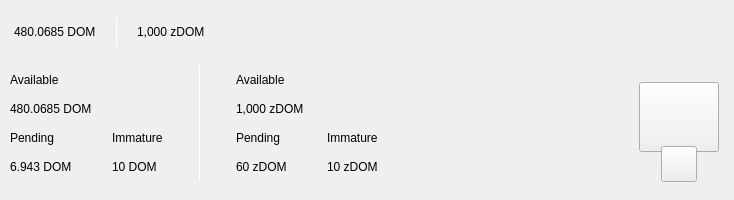
<?xml version="1.0" encoding="UTF-8"?>
<ui version="4.0">
 <class>TopBar</class>
 <widget class="QWidget" name="TopBar">
  <property name="geometry">
   <rect>
    <x>0</x>
    <y>0</y>
    <width>734</width>
    <height>200</height>
   </rect>
  </property>
  <property name="minimumSize">
   <size>
    <width>0</width>
    <height>200</height>
   </size>
  </property>
  <property name="maximumSize">
   <size>
    <width>16777215</width>
    <height>200</height>
   </size>
  </property>
  <property name="windowTitle">
   <string>Form</string>
  </property>
  <layout class="QVBoxLayout" name="verticalLayout_10" stretch="0">
   <property name="spacing">
    <number>0</number>
   </property>
   <property name="leftMargin">
    <number>0</number>
   </property>
   <property name="topMargin">
    <number>0</number>
   </property>
   <property name="rightMargin">
    <number>0</number>
   </property>
   <property name="bottomMargin">
    <number>0</number>
   </property>
   <item>
    <widget class="QWidget" name="containerTop" native="true">
     <layout class="QVBoxLayout" name="verticalLayout_11">
      <property name="spacing">
       <number>0</number>
      </property>
      <property name="leftMargin">
       <number>0</number>
      </property>
      <property name="topMargin">
       <number>0</number>
      </property>
      <property name="rightMargin">
       <number>0</number>
      </property>
      <property name="bottomMargin">
       <number>0</number>
      </property>
      <item>
       <widget class="QWidget" name="top_container_2" native="true">
        <property name="minimumSize">
         <size>
          <width>0</width>
          <height>65</height>
         </size>
        </property>
        <layout class="QHBoxLayout" name="top_container">
         <property name="spacing">
          <number>0</number>
         </property>
         <property name="leftMargin">
          <number>14</number>
         </property>
         <property name="topMargin">
          <number>0</number>
         </property>
         <property name="rightMargin">
          <number>14</number>
         </property>
         <property name="bottomMargin">
          <number>0</number>
         </property>
         <item alignment="Qt::AlignVCenter">
          <widget class="QWidget" name="widgetTopAmount" native="true">
           <property name="sizePolicy">
            <sizepolicy hsizetype="Preferred" vsizetype="Maximum">
             <horstretch>0</horstretch>
             <verstretch>0</verstretch>
            </sizepolicy>
           </property>
           <layout class="QHBoxLayout" name="horizontalLayout_5">
            <property name="spacing">
             <number>0</number>
            </property>
            <property name="leftMargin">
             <number>0</number>
            </property>
            <property name="topMargin">
             <number>0</number>
            </property>
            <property name="rightMargin">
             <number>0</number>
            </property>
            <property name="bottomMargin">
             <number>0</number>
            </property>
            <item alignment="Qt::AlignTop">
             <widget class="QLabel" name="labelAmountTopDom">
              <property name="minimumSize">
               <size>
                <width>0</width>
                <height>36</height>
               </size>
              </property>
              <property name="styleSheet">
               <string notr="true">padding:0px;margin:0px;</string>
              </property>
              <property name="text">
               <string>480.0685 DOM</string>
              </property>
             </widget>
            </item>
            <item>
             <spacer name="horizontalSpacer_11">
              <property name="orientation">
               <enum>Qt::Horizontal</enum>
              </property>
              <property name="sizeType">
               <enum>QSizePolicy::Fixed</enum>
              </property>
              <property name="sizeHint" stdset="0">
               <size>
                <width>20</width>
                <height>20</height>
               </size>
              </property>
             </spacer>
            </item>
            <item alignment="Qt::AlignVCenter">
             <widget class="QLabel" name="label_16">
              <property name="minimumSize">
               <size>
                <width>1</width>
                <height>30</height>
               </size>
              </property>
              <property name="maximumSize">
               <size>
                <width>1</width>
                <height>30</height>
               </size>
              </property>
              <property name="styleSheet">
               <string notr="true">background-color:white;
padding:0px;
border:none;</string>
              </property>
              <property name="text">
               <string/>
              </property>
             </widget>
            </item>
            <item>
             <spacer name="horizontalSpacer_12">
              <property name="orientation">
               <enum>Qt::Horizontal</enum>
              </property>
              <property name="sizeType">
               <enum>QSizePolicy::Fixed</enum>
              </property>
              <property name="sizeHint" stdset="0">
               <size>
                <width>20</width>
                <height>20</height>
               </size>
              </property>
             </spacer>
            </item>
            <item alignment="Qt::AlignTop">
             <widget class="QLabel" name="labelAmountTopzDom">
              <property name="minimumSize">
               <size>
                <width>0</width>
                <height>36</height>
               </size>
              </property>
              <property name="text">
               <string>1,000 zDOM</string>
              </property>
             </widget>
            </item>
           </layout>
          </widget>
         </item>
         <item>
          <spacer name="horizontalSpacer">
           <property name="orientation">
            <enum>Qt::Horizontal</enum>
           </property>
           <property name="sizeHint" stdset="0">
            <size>
             <width>40</width>
             <height>20</height>
            </size>
           </property>
          </spacer>
         </item>
         <item>
          <layout class="QHBoxLayout" name="horizontalLayout_4">
           <property name="spacing">
            <number>12</number>
           </property>
           <property name="rightMargin">
            <number>0</number>
           </property>
           <item alignment="Qt::AlignRight">
            <widget class="QWidget" name="layoutSync" native="true">
             <property name="minimumSize">
              <size>
               <width>0</width>
               <height>36</height>
              </size>
             </property>
             <property name="maximumSize">
              <size>
               <width>16777215</width>
               <height>36</height>
              </size>
             </property>
             <layout class="QVBoxLayout" name="verticalLayout_9">
              <property name="leftMargin">
               <number>0</number>
              </property>
              <property name="topMargin">
               <number>0</number>
              </property>
              <property name="rightMargin">
               <number>0</number>
              </property>
              <property name="bottomMargin">
               <number>0</number>
              </property>
              <item>
               <widget class="ExpandableButton" name="pushButtonSync" native="true">
                <property name="minimumSize">
                 <size>
                  <width>36</width>
                  <height>36</height>
                 </size>
                </property>
                <property name="maximumSize">
                 <size>
                  <width>16777215</width>
                  <height>36</height>
                 </size>
                </property>
               </widget>
              </item>
             </layout>
            </widget>
           </item>
           <item>
            <widget class="ExpandableButton" name="pushButtonMint" native="true">
             <property name="minimumSize">
              <size>
               <width>36</width>
               <height>36</height>
              </size>
             </property>
            </widget>
           </item>
           <item>
            <widget class="ExpandableButton" name="pushButtonStack" native="true">
             <property name="minimumSize">
              <size>
               <width>36</width>
               <height>36</height>
              </size>
             </property>
            </widget>
           </item>
           <item>
            <widget class="ExpandableButton" name="pushButtonConnection" native="true">
             <property name="minimumSize">
              <size>
               <width>36</width>
               <height>36</height>
              </size>
             </property>
            </widget>
           </item>
           <item>
            <widget class="ExpandableButton" name="pushButtonLock" native="true">
             <property name="sizePolicy">
              <sizepolicy hsizetype="Expanding" vsizetype="Expanding">
               <horstretch>0</horstretch>
               <verstretch>0</verstretch>
              </sizepolicy>
             </property>
             <property name="minimumSize">
              <size>
               <width>36</width>
               <height>0</height>
              </size>
             </property>
            </widget>
           </item>
           <item>
            <widget class="ExpandableButton" name="pushButtonTheme" native="true">
             <property name="minimumSize">
              <size>
               <width>36</width>
               <height>36</height>
              </size>
             </property>
             <property name="maximumSize">
              <size>
               <width>16777215</width>
               <height>36</height>
              </size>
             </property>
            </widget>
           </item>
           <item>
            <widget class="ExpandableButton" name="pushButtonFAQ" native="true">
             <property name="minimumSize">
              <size>
               <width>36</width>
               <height>36</height>
              </size>
             </property>
            </widget>
           </item>
          </layout>
         </item>
        </layout>
       </widget>
      </item>
      <item>
       <widget class="QWidget" name="bottom_container" native="true">
        <property name="minimumSize">
         <size>
          <width>0</width>
          <height>135</height>
         </size>
        </property>
        <layout class="QHBoxLayout" name="botton_container">
         <property name="leftMargin">
          <number>10</number>
         </property>
         <property name="topMargin">
          <number>0</number>
         </property>
         <property name="rightMargin">
          <number>10</number>
         </property>
         <property name="bottomMargin">
          <number>10</number>
         </property>
         <item>
          <layout class="QHBoxLayout" name="horizontalLayout_3">
           <property name="bottomMargin">
            <number>9</number>
           </property>
           <item>
            <layout class="QVBoxLayout" name="verticalLayout_7">
             <property name="spacing">
              <number>0</number>
             </property>
             <property name="leftMargin">
              <number>0</number>
             </property>
             <property name="rightMargin">
              <number>30</number>
             </property>
             <item>
              <layout class="QVBoxLayout" name="verticalLayout_2">
               <item>
                <widget class="QLabel" name="labelTitle1">
                 <property name="text">
                  <string>Available</string>
                 </property>
                </widget>
               </item>
               <item>
                <widget class="QLabel" name="labelAmountDom">
                 <property name="text">
                  <string>480.0685 DOM</string>
                 </property>
                </widget>
               </item>
              </layout>
             </item>
             <item>
              <layout class="QHBoxLayout" name="horizontalLayout_2">
               <property name="spacing">
                <number>0</number>
               </property>
               <item>
                <layout class="QVBoxLayout" name="verticalLayout_3">
                 <item>
                  <widget class="QLabel" name="labelTitle3">
                   <property name="text">
                    <string>Pending</string>
                   </property>
                  </widget>
                 </item>
                 <item>
                  <widget class="QLabel" name="labelPendingDom">
                   <property name="text">
                    <string>6.943 DOM</string>
                   </property>
                  </widget>
                 </item>
                </layout>
               </item>
               <item>
                <spacer name="horizontalSpacer_3">
                 <property name="orientation">
                  <enum>Qt::Horizontal</enum>
                 </property>
                 <property name="sizeType">
                  <enum>QSizePolicy::Fixed</enum>
                 </property>
                 <property name="sizeHint" stdset="0">
                  <size>
                   <width>40</width>
                   <height>20</height>
                  </size>
                 </property>
                </spacer>
               </item>
               <item>
                <layout class="QVBoxLayout" name="verticalLayout_4">
                 <item>
                  <widget class="QLabel" name="labelTitle4">
                   <property name="text">
                    <string>Immature</string>
                   </property>
                  </widget>
                 </item>
                 <item>
                  <widget class="QLabel" name="labelImmatureDom">
                   <property name="text">
                    <string>10 DOM</string>
                   </property>
                  </widget>
                 </item>
                </layout>
               </item>
              </layout>
             </item>
            </layout>
           </item>
           <item>
            <widget class="QLabel" name="label_9">
             <property name="minimumSize">
              <size>
               <width>1</width>
               <height>100</height>
              </size>
             </property>
             <property name="maximumSize">
              <size>
               <width>1</width>
               <height>16777215</height>
              </size>
             </property>
             <property name="styleSheet">
              <string notr="true">background-color:white;
padding:0px;
border:none;</string>
             </property>
             <property name="text">
              <string/>
             </property>
            </widget>
           </item>
           <item>
            <layout class="QVBoxLayout" name="verticalLayout_8">
             <property name="spacing">
              <number>0</number>
             </property>
             <property name="leftMargin">
              <number>30</number>
             </property>
             <item>
              <layout class="QVBoxLayout" name="verticalLayout">
               <item>
                <widget class="QLabel" name="labelTitle2">
                 <property name="text">
                  <string>Available</string>
                 </property>
                </widget>
               </item>
               <item>
                <widget class="QLabel" name="labelAmountzDom">
                 <property name="text">
                  <string>1,000 zDOM</string>
                 </property>
                </widget>
               </item>
              </layout>
             </item>
             <item>
              <layout class="QHBoxLayout" name="horizontalLayout">
               <property name="spacing">
                <number>0</number>
               </property>
               <item>
                <layout class="QVBoxLayout" name="verticalLayout_5">
                 <item>
                  <widget class="QLabel" name="labelTitle5">
                   <property name="text">
                    <string>Pending</string>
                   </property>
                  </widget>
                 </item>
                 <item>
                  <widget class="QLabel" name="labelPendingzDom">
                   <property name="text">
                    <string>60 zDOM</string>
                   </property>
                  </widget>
                 </item>
                </layout>
               </item>
               <item>
                <spacer name="horizontalSpacer_4">
                 <property name="orientation">
                  <enum>Qt::Horizontal</enum>
                 </property>
                 <property name="sizeType">
                  <enum>QSizePolicy::Fixed</enum>
                 </property>
                 <property name="sizeHint" stdset="0">
                  <size>
                   <width>40</width>
                   <height>20</height>
                  </size>
                 </property>
                </spacer>
               </item>
               <item>
                <layout class="QVBoxLayout" name="verticalLayout_6">
                 <item>
                  <widget class="QLabel" name="labelTitle6">
                   <property name="text">
                    <string>Immature</string>
                   </property>
                  </widget>
                 </item>
                 <item>
                  <widget class="QLabel" name="labelImmaturezDom">
                   <property name="text">
                    <string>10 zDOM</string>
                   </property>
                  </widget>
                 </item>
                </layout>
               </item>
              </layout>
             </item>
            </layout>
           </item>
          </layout>
         </item>
         <item>
          <spacer name="horizontalSpacer_2">
           <property name="orientation">
            <enum>Qt::Horizontal</enum>
           </property>
           <property name="sizeHint" stdset="0">
            <size>
             <width>40</width>
             <height>20</height>
            </size>
           </property>
          </spacer>
         </item>
         <item alignment="Qt::AlignHCenter|Qt::AlignVCenter">
          <widget class="QWidget" name="qrContainer" native="true">
           <property name="sizePolicy">
            <sizepolicy hsizetype="Preferred" vsizetype="Minimum">
             <horstretch>0</horstretch>
             <verstretch>0</verstretch>
            </sizepolicy>
           </property>
           <property name="minimumSize">
            <size>
             <width>90</width>
             <height>110</height>
            </size>
           </property>
           <property name="maximumSize">
            <size>
             <width>90</width>
             <height>110</height>
            </size>
           </property>
           <layout class="QVBoxLayout" name="containerQR">
            <property name="spacing">
             <number>0</number>
            </property>
            <property name="leftMargin">
             <number>5</number>
            </property>
            <property name="topMargin">
             <number>10</number>
            </property>
            <property name="rightMargin">
             <number>5</number>
            </property>
            <property name="bottomMargin">
             <number>0</number>
            </property>
            <item>
             <widget class="QPushButton" name="btnQr">
              <property name="minimumSize">
               <size>
                <width>70</width>
                <height>70</height>
               </size>
              </property>
              <property name="maximumSize">
               <size>
                <width>16777215</width>
                <height>70</height>
               </size>
              </property>
              <property name="text">
               <string/>
              </property>
              <property name="iconSize">
               <size>
                <width>70</width>
                <height>70</height>
               </size>
              </property>
             </widget>
            </item>
            <item>
             <spacer name="verticalSpacer">
              <property name="orientation">
               <enum>Qt::Vertical</enum>
              </property>
              <property name="sizeType">
               <enum>QSizePolicy::Fixed</enum>
              </property>
              <property name="sizeHint" stdset="0">
               <size>
                <width>20</width>
                <height>20</height>
               </size>
              </property>
             </spacer>
            </item>
            <item alignment="Qt::AlignHCenter|Qt::AlignBottom">
             <widget class="QPushButton" name="pushButtonQR">
              <property name="minimumSize">
               <size>
                <width>36</width>
                <height>36</height>
               </size>
              </property>
              <property name="maximumSize">
               <size>
                <width>36</width>
                <height>36</height>
               </size>
              </property>
              <property name="text">
               <string/>
              </property>
             </widget>
            </item>
           </layout>
          </widget>
         </item>
        </layout>
       </widget>
      </item>
     </layout>
    </widget>
   </item>
  </layout>
 </widget>
 <customwidgets>
  <customwidget>
   <class>ExpandableButton</class>
   <extends>QWidget</extends>
   <header>qt/domo/expandablebutton.h</header>
   <container>1</container>
  </customwidget>
 </customwidgets>
 <resources/>
 <connections/>
</ui>
